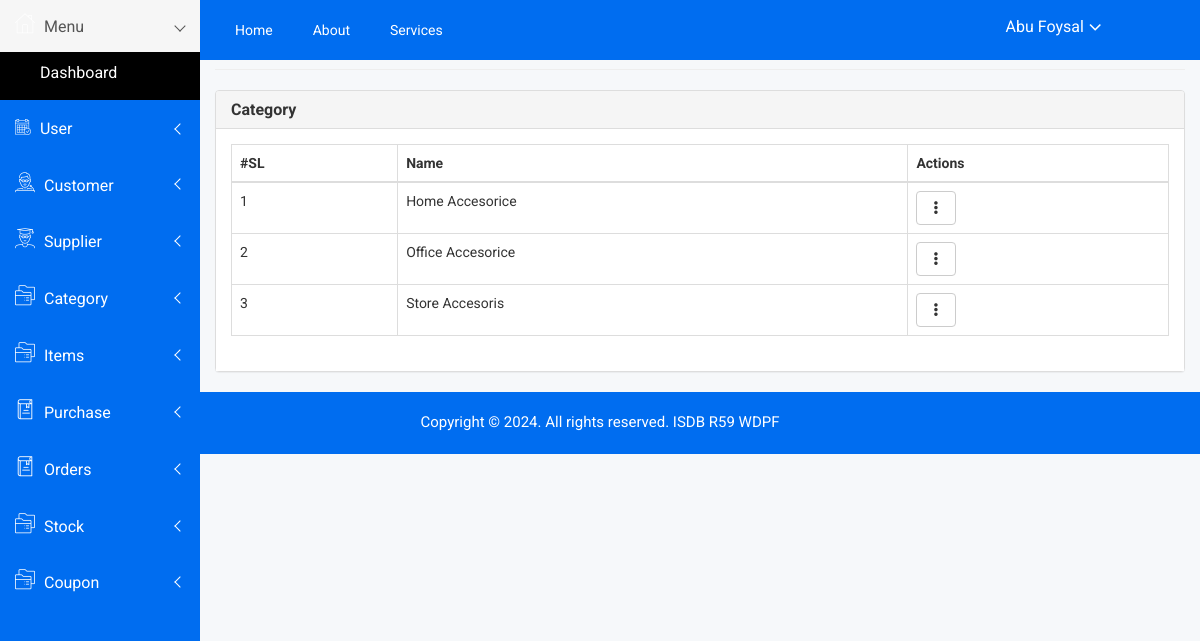
The page /admin/category_list.php (signed in) on the database its author committed.
### tables this page shows
CREATE TABLE `catagory` (
  `id` int(11) NOT NULL,
  `name` varchar(100) DEFAULT NULL,
  `created_at` datetime DEFAULT NULL,
  `created_by` int(11) DEFAULT NULL,
  `updated_at` datetime DEFAULT NULL,
  `updated_by` int(11) DEFAULT NULL,
  `deleted_at` datetime DEFAULT NULL
);

### admin/class/crud.php (called while the page is built, shortened)
<?php
    class crud{
        private $host='localhost';
        private $connection;
        public function __construct($user,$password,$database){
            $this->user=$user;
            $this->password=$password;
            $this->database=$database;
            $this->connection=new mysqli($this->host,$this->user,$this->password,$this->database);
        }
        public function common_select($table,$fields='*',$condition=false,$sort_field=false,$sort='ASC'){
            $result=array();
            $error=false;
            $sql="select $fields from $table where deleted_at is null ";
            $rs=$this->connection->query($sql);
            if($rs){
                if($rs->num_rows > 0){
                    while($r=$rs->fetch_object()){
                        array_push($result,$r);
                    }
                }
            }else{
                $error=$this->connection->error;
            }
            $return = array('data'=>$result,'error'=>$error);
            return $return;
        }
    }
?>

### admin/include/connection.php (called while the page is built, shortened)
<?php
    include_once('class/crud.php');
    $mysqli=new crud("root","","sports_store");
?>

### admin/category_list.php (the view, shortened to what this page needs)
<?php include('include/header.php') ; ?>
<link href="https://cdn.datatables.net/1.10.24/css/dataTables.bootstrap.min.css" rel="stylesheet">
<div class="container-fluid">
    <h4 class="page-header"><small>Category /</small> List</h4>
    <div class="panel panel-default">
        <div class="panel-heading">
            <h5 class="panel-title">Category</h5>
        </div>
        <div class="panel-body">
            <div class="table-responsive">
                <table class="table table-bordered table-hover">
                    <thead>
                        <tr>
                            <th>#SL</th>
                            <th>Name</th>
                            <th>Actions</th>
                        </tr>
                    </thead>
                    <tbody>
                        <?php
                            $result=$mysqli->common_select('catagory');
                            if($result){
                                if($result['data']){
                                    $i=1;
                                    foreach($result['data'] as $data){
                        ?>
                        <tr>
                            <td><?= $i++ ?></td>
                            <td><?= $data->name ?></td>
                            <td>
                                <div class="dropdown">
                                    <button type="button" class="btn btn-default dropdown-toggle" data-toggle="dropdown">
                                        <i class="glyphicon glyphicon-option-vertical"></i>
                                    </button>
                                </div>
                            </td>
                        </tr>
                        <?php } } } ?>
                    </tbody>
                </table>
            </div>
        </div>
    </div>
</div>
<?php include('include/footer.php') ; ?>

### admin/assets/css/main.css (style rules this page uses)
html { color: #222; font-size: 1em; line-height: 1.4; }

### rows shown on the page
catagory: name "Home Accesorice"
catagory: name "Office Accesorice"
catagory: name "Store Accesoris"

### other values the page prints
$_SESSION['name'] "Abu Foysal"
